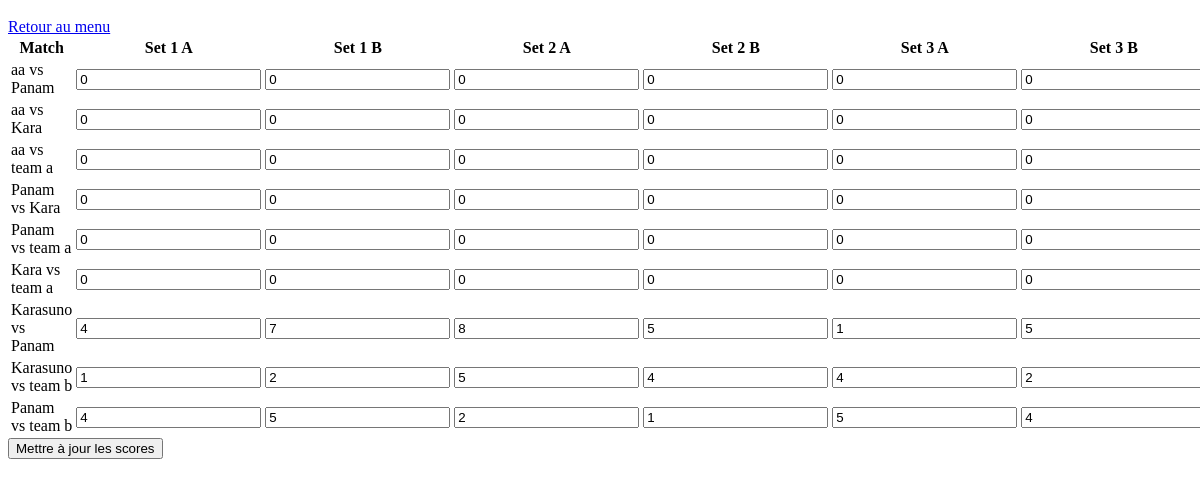
The page /TournamentMaker/scores/ on the database as committed earlier.
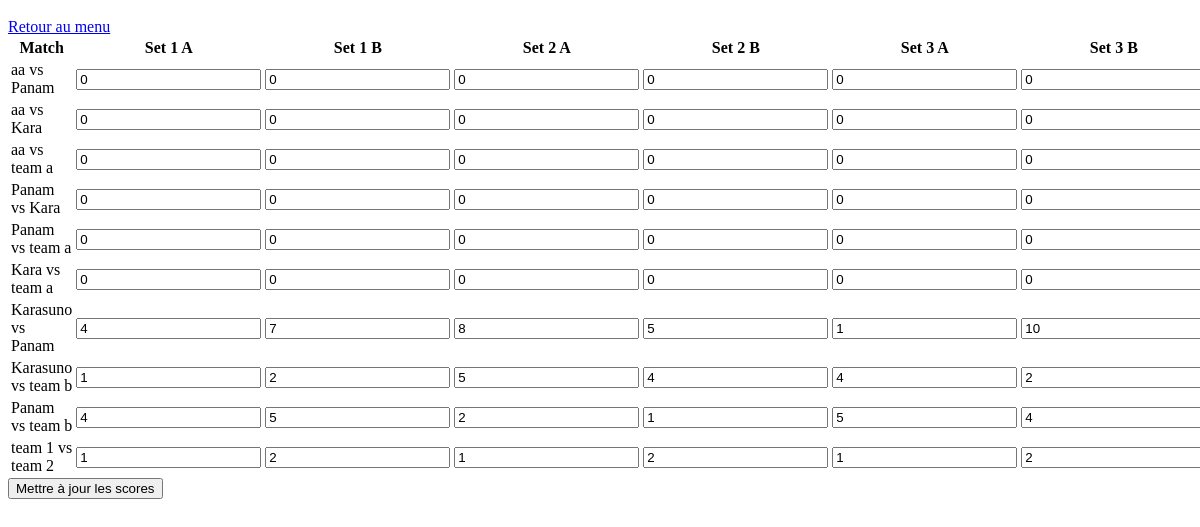
The same page on the database as committed later.
### TournamentMaker/models.py (models this page shows, shortened)
class Match(models.Model):
    pool = models.ForeignKey('Pool', on_delete=models.CASCADE, related_name='matches', null=True, blank=True)
    team_a = models.ForeignKey(Team, on_delete=models.CASCADE, related_name='matches_as_team_a')
    team_b = models.ForeignKey(Team, on_delete=models.CASCADE, related_name='matches_as_team_b')
    set1_team_a = models.PositiveIntegerField(default=0)
    set1_team_b = models.PositiveIntegerField(default=0)
    set2_team_a = models.PositiveIntegerField(default=0)
    set2_team_b = models.PositiveIntegerField(default=0)
    set3_team_a = models.PositiveIntegerField(default=0)
    set3_team_b = models.PositiveIntegerField(default=0)
    set4_team_a = models.PositiveIntegerField(null=True, blank=True)
    set4_team_b = models.PositiveIntegerField(null=True, blank=True)
    set5_team_a = models.PositiveIntegerField(null=True, blank=True)
    set5_team_b = models.PositiveIntegerField(null=True, blank=True)

class Team(models.Model):
    name = models.CharField(max_length=100)
    tournament = models.ForeignKey(Tournament, on_delete=models.CASCADE, related_name='teams')
    def __str__(self):
        return self.name

### TournamentMaker/views.py (the view, shortened to what this page needs)
# urls.py: path('scores/', views.scores, name='scores'),
@require_http_methods(["GET", "POST"])
def scores(request):
    matches = Match.objects.all()
    return render(request, "scores.html", {"matches": matches})

### TournamentMaker/templates/scores.html (shortened to what this page needs)
<form method="post">
  <a href="{% url 'index' %}" class="btn btn-primary" style="margin-top: 10px; display: inline-block;">Retour au menu</a>
  <table>
    <thead>
      <tr>
        <th>Match</th>
        <th>Set 1 A</th><th>Set 1 B</th>
        <th>Set 2 A</th><th>Set 2 B</th>
        <th>Set 3 A</th><th>Set 3 B</th>
      </tr>
    </thead>
    <tbody>
      {% for match in matches %}
      <tr>
        <td>{{ match.team_a }} vs {{ match.team_b }}</td>
        <td><input type="number" name="match_{{ match.id }}_set1_team_a" value="{{ match.set1_team_a }}" /></td>
        <td><input type="number" name="match_{{ match.id }}_set1_team_b" value="{{ match.set1_team_b }}" /></td>
        <td><input type="number" name="match_{{ match.id }}_set2_team_a" value="{{ match.set2_team_a }}" /></td>
        <td><input type="number" name="match_{{ match.id }}_set2_team_b" value="{{ match.set2_team_b }}" /></td>
        <td><input type="number" name="match_{{ match.id }}_set3_team_a" value="{{ match.set3_team_a }}" /></td>
        <td><input type="number" name="match_{{ match.id }}_set3_team_b" value="{{ match.set3_team_b }}" /></td>
      </tr>
      {% endfor %}
    </tbody>
  </table>
  <button type="submit">Mettre à jour les scores</button>
</form>

Rows that differ between the two databases and show on the page:
changed Match (number 7 of 10 on the later page): set3_team_b "5" → "10"
added Match: team_a "team 1", team_b "team 2", set1_team_a "1", set1_team_b "2", set2_team_a "1", set2_team_b "2", set3_team_a "1", set3_team_b "2"
